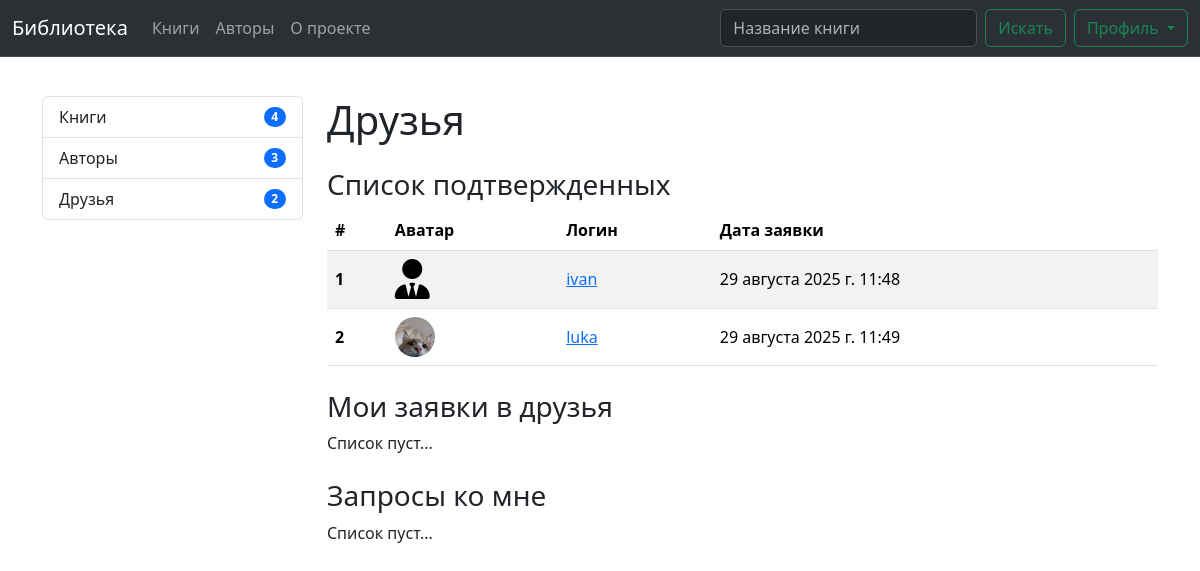
The page /userinfo/authors/ (signed in) on the database its author committed.
### users/models.py (models this page shows, shortened)
class Profile(models.Model):
    user = models.OneToOneField(User, on_delete=models.CASCADE)
    city = models.CharField(max_length=100, null=True, blank=True)
    about = HTMLField(null=True, blank=True)
    avatar = models.ImageField(null=True, blank=True, upload_to='users/')
    isAuthor = models.BooleanField(default=False)
    @property
    def friends(self):
        sent = FriendRequest.objects.filter(from_user=self, accepted=True).values_list('to_user', flat=True)
        received = FriendRequest.objects.filter(to_user=self, accepted=True).values_list('from_user', flat=True)
        friend_ids = list(sent) + list(received)
        return Profile.objects.filter(id__in=friend_ids)

class FriendRequest(models.Model):
    from_user = models.ForeignKey(Profile, related_name='from_user_field', on_delete=models.CASCADE)
    to_user = models.ForeignKey(Profile, related_name='to_user_field', on_delete=models.CASCADE)
    accepted = models.BooleanField(default=False)
    created_at = models.DateTimeField(auto_now_add=True)
    class Meta:
        unique_together = ('from_user', 'to_user')

### userinfo/views.py (the view)
# urls.py: path('authors/', FriendsView.as_view(), name='friends'),
class FriendsView(LoginRequiredMixin, View):
    def get(self, req):
        def friends():
            sent = FriendRequest.objects.filter(from_user=req.user.profile, accepted=True)
            sent_res = [{'user': i.to_user, 'date': i.created_at} for i in sent]
            received = FriendRequest.objects.filter(to_user=req.user.profile, accepted=True)
            received_res = [{'user': i.from_user, 'date': i.created_at} for i in received]
            return list(sent_res) + list(received_res)
        def friends_request_from_me():
            res = FriendRequest.objects.filter(from_user=req.user.profile, accepted=False)
            return [{'user': i.to_user, 'date': i.created_at} for i in res]
        def friends_request_to_me():
            res = FriendRequest.objects.filter(to_user=req.user.profile, accepted=False)
            return [{'user': i.from_user, 'date': i.created_at} for i in res]
        return render(req, 'userinfo/friends.html', {
            'req_approved': friends(),
            'req_my': friends_request_from_me(),
            'req_to_me': friends_request_to_me(),
        })

### library/context_processors.py (called while the page is built)
def menu_data(request):
    return {
        'authors_count': Profile.objects.filter(isAuthor=True).count(),
        'friends_count': request.user.profile.friends.count() if request.user.is_authenticated and hasattr(request.user, 'profile') else 0,
        'books_count': Book.objects.all().count(),
    }

### userinfo/templates/userinfo/friends.html (shortened to what this page needs)
{% extends 'base-user.html' %}
{% block meta %}
    <link href="https://use.fontawesome.com/releases/v6.1.1/css/all.css" rel="stylesheet">
{% endblock %}
{% block main %}
    <h1 class="mt-4">Друзья</h1>
    <h3 class="mt-4">Список подтвержденных</h3>
    {% if req_approved|length > 0 %}
    <table class="table table-striped">
      <thead>
        <tr>
          <th scope="col">#</th>
          <th scope="col">Аватар</th>
          <th scope="col">Логин</th>
          <th scope="col">Дата заявки</th>
        </tr>
      </thead>
      <tbody>
      {% for i in req_approved %}
        <tr>
          <th scope="row" style="vertical-align: middle">{{ forloop.counter }}</th>
          <td class="avatar" style="vertical-align: middle">
              {% if i.user.avatar %}
              <div class="img-avatar">
                <img src="{{ i.user.avatar.url }}" alt="img" class="avatar-img" width="40">
              </div>
              {% else %}
                <i class="fa-solid fa-user-tie" style="font-size: 40px"></i>
              {% endif %}
          </td>
            <td style="vertical-align: middle"><a href="{% url 'library:author' i.user.pk %}">{{ i.user.user.username }}</a></td>
            <td style="vertical-align: middle">{{ i.date }}</td>
        </tr>
      {% endfor %}
      </tbody>
    </table>
    {% else %}
        <p>Список пуст...</p>
    {% endif %}
    <h3 class="mt-4">Мои заявки в друзья</h3>
    {% if req_my|length > 0 %}
    <table class="table table-striped">
      <thead>
        <tr>
          <th scope="col">#</th>
          <th scope="col">Аватар</th>
          <th scope="col">Логин</th>
          <th scope="col">Дата заявки</th>
        </tr>
      </thead>
      <tbody>
      {% for i in req_my %}
        <tr>
          <th scope="row" style="vertical-align: middle">{{ forloop.counter }}</th>
          <td class="avatar" style="vertical-align: middle">
              {% if i.user.avatar %}
              <div class="img-avatar">
                <img src="{{ i.user.avatar.url }}" alt="img" class="avatar-img" width="40">
              </div>
              {% else %}
                <i class="fa-solid fa-user-tie" style="font-size: 40px"></i>
              {% endif %}
          </td>
            <td style="vertical-align: middle"><a href="{% url 'library:author' i.user.pk %}">{{ i.user.user.username }}</a></td>
            <td style="vertical-align: middle">{{ i.date }}</td>
        </tr>
      {% endfor %}
      </tbody>
    </table>
    {% else %}
        <p>Список пуст...</p>
    {% endif %}
    <h3 class="mt-4">Запросы ко мне</h3>
    {% if req_to_me|length > 0 %}
    <table class="table table-striped">
      <thead>
        <tr>
          <th scope="col">#</th>
          <th scope="col">Аватар</th>
          <th scope="col">Логин</th>
          <th scope="col">Дата заявки</th>
        </tr>
      </thead>
      <tbody>
      {% for i in req_to_me %}
        <tr>
          <th scope="row" style="vertical-align: middle">{{ forloop.counter }}</th>
          <td class="avatar" style="vertical-align: middle">
              {% if i.user.avatar %}
              <div class="img-avatar">
                <img src="{{ i.user.avatar.url }}" alt="img" class="avatar-img" width="40">
              </div>
              {% else %}
                <i class="fa-solid fa-user-tie" style="font-size: 40px"></i>
              {% endif %}
          </td>
            <td style="vertical-align: middle"><a href="{% url 'library:author' i.user.pk %}">{{ i.user.user.username }}</a></td>
            <td style="vertical-align: middle">{{ i.date }}</td>
        </tr>
      {% endfor %}
      </tbody>
    </table>
    {% else %}
        <p>Список пуст...</p>
    {% endif %}
{% endblock %}

### static/css/base.css (style rules this page uses)
html, body { height: 100%; }
.img-avatar { width: 40px; height: 40px; border-radius: 50%; overflow: hidden; }

### rows shown on the page
Profile: user.user.username "ivan", date "29 августа 2025 г. 11:48"
Profile: user.avatar (picture), user.user.username "luka", date "29 августа 2025 г. 11:49"

### other values the page prints
{{ books_count }} "4"
{{ authors_count }} "3"
{{ friends_count }} "2"
